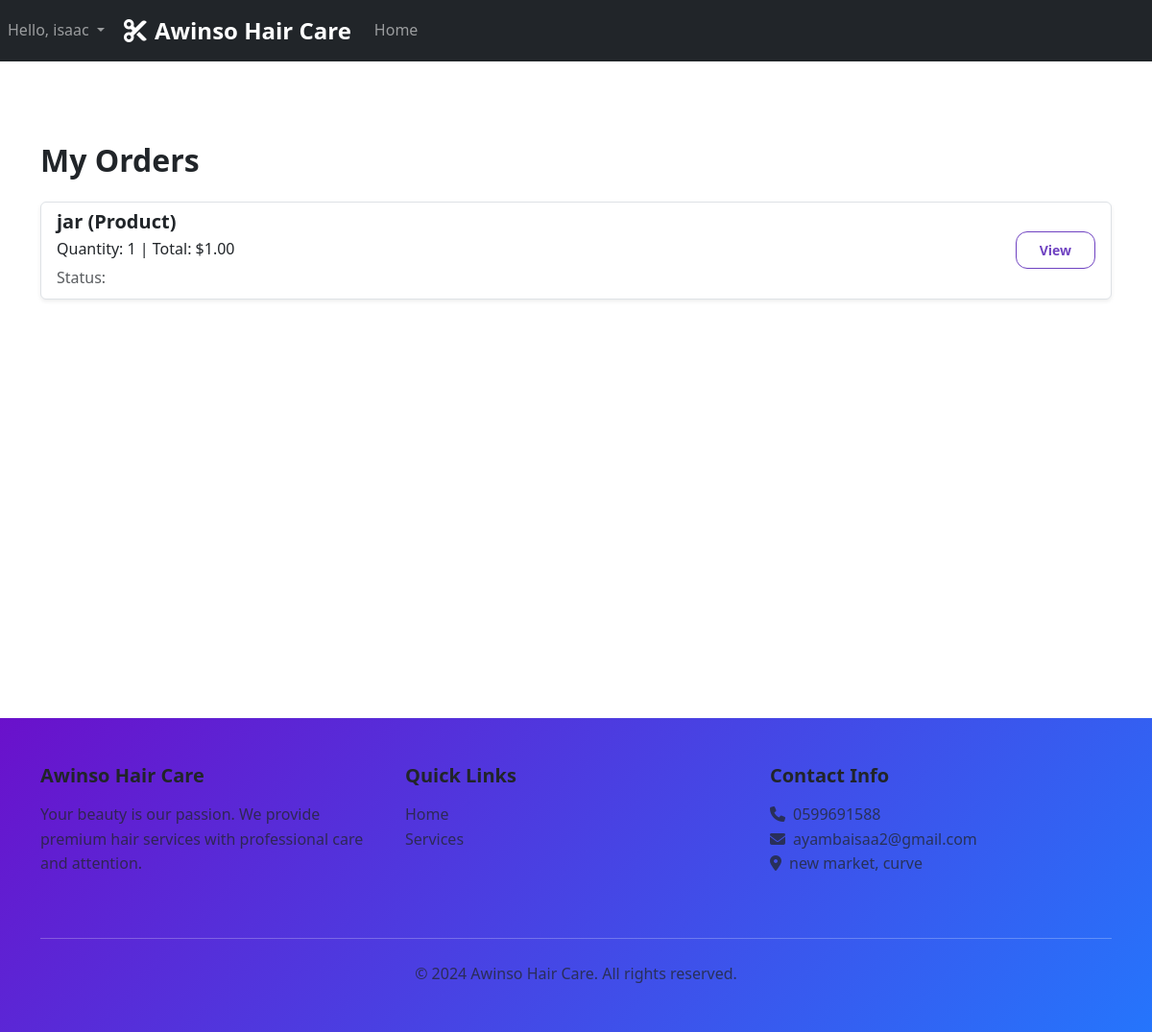
The app's page /my-orders/ (signed in) with its own data.
### salon/models.py (models this page shows, shortened)
class ProductOrder(models.Model):
    PAYMENT_METHOD_CHOICES = [
        ('cash', 'Cash on Delivery'),
        ('momo', 'Mobile Money'),
    ]
    customer_name = models.CharField(max_length=100)
    customer_phone = models.CharField(max_length=15)
    customer_email = models.EmailField(blank=True, null=True)
    customer_address = models.TextField(blank=True, null=True)
    product_name = models.CharField(max_length=200)
    quantity = models.PositiveIntegerField(default=1)
    total_price = models.DecimalField(max_digits=10, decimal_places=2)
    notes = models.TextField(blank=True, null=True)
    payment_method = models.CharField(
        max_length=20,
        choices=PAYMENT_METHOD_CHOICES,
        default='cash'
    )
    payment_status = models.CharField(
        max_length=10,
        choices=[('pending', 'Pending'), ('paid', 'Paid')],
        default='pending'
    )
    user = models.ForeignKey(
        settings.AUTH_USER_MODEL,
        null=True,
        blank=True,
        on_delete=models.SET_NULL,
        related_name='product_orders'
    )
    created_at = models.DateTimeField(auto_now_add=True)  # if not already present
    order_date = models.DateTimeField(auto_now_add=True)
    subservice = models.ForeignKey(SubService, on_delete=models.SET_NULL, null=True, blank=True)
    class Meta:
        ordering = ['-order_date']
        verbose_name = "Product Order"
        verbose_name_plural = "Product Orders"

class SubService(models.Model):
    service = models.ForeignKey(Service, on_delete=models.CASCADE, related_name='subservices')
    name = models.CharField(max_length=200)
    description = models.TextField(blank=True)
    image = models.ImageField(upload_to='subservices/', null=True, blank=True)
    price = models.DecimalField(max_digits=8, decimal_places=2)
    duration = models.DurationField(blank=True, null=True)
    stock = models.PositiveIntegerField(default=0, blank=True)
    is_active = models.BooleanField(default=True)
    order = models.PositiveIntegerField(default=0)
    class Meta:
        ordering = ['order', 'name']
        verbose_name = "Sub Service"
        verbose_name_plural = "Sub Services"

### salon/views.py (the view)
# urls.py: path('my-orders/', views.my_orders, name='my_orders'),
@login_required
def my_orders(request):
    product_orders = ProductOrder.objects.filter(user=request.user)
    wig_orders = WigOrder.objects.filter(user=request.user)
    orders = sorted(
        list(product_orders) + list(wig_orders),
        key=lambda o: o.created_at,
        reverse=True
    )
    return render(request, 'my_orders.html', {'orders': orders})

### templates/my_orders.html (shortened to what this page needs)
{% extends 'base.html' %}
{% load static %}
{% block content %}
<div class="container py-5 mt-4">
    <h2 class="mb-4">My Orders</h2>
    {% if orders %}
        <div class="list-group">
            {% for order in orders %}
            <div class="list-group-item mb-3 shadow-sm">
                <div class="d-flex justify-content-between align-items-center">
                    <div>
                        {% if order.wig %}
                            <h5 class="mb-1">{{ order.wig.name }} (Wig)</h5>
                        {% else %}
                            <h5 class="mb-1">{{ order.subservice.name }} (Product)</h5>
                        {% endif %}
                        <p class="mb-1">Quantity: {{ order.quantity }} | Total: ${{ order.total_price }}</p>
                        <p class="mb-0 text-muted">Status: {{ order.status|capfirst }}</p>
                    </div>
                    <div>
                        {% if order.wig %}
                            <a href="{% url 'salon:view_wig_order' order.id %}" class="btn btn-sm btn-outline-primary">View</a>
                        {% else %}
                            <a href="{% url 'salon:view_order' order.id %}" class="btn btn-sm btn-outline-primary">View</a>
                        {% endif %}
                    </div>
                </div>
            </div>
            {% endfor %}
        </div>
    {% else %}
        <div class="alert alert-info">
            You have no orders yet.
        </div>
    {% endif %}
</div>
{% endblock %}

### templates/base.html (shortened to what this page needs)
{% load static %}
<!DOCTYPE html>
<html lang="en" data-bs-theme="light">
<head>
    <link rel="preload" href="https://cdn.jsdelivr.net/npm/bootstrap@5.3.2/dist/css/bootstrap.min.css" as="style" onload="this.onload=null;this.rel='stylesheet'">
    <link rel="preload" href="https://cdnjs.cloudflare.com/ajax/libs/font-awesome/6.5.1/css/all.min.css" as="style" onload="this.onload=null;this.rel='stylesheet'">
    <link rel="preload" href="{% static 'css/style.css' %}" as="style" onload="this.onload=null;this.rel='stylesheet'">
</head>
<body>
    <nav class="navbar navbar-expand-lg navbar-dark bg-dark fixed-top">
        <div class="navbar-nav ms-auto">
            {% if user.is_authenticated %}
                <div class="nav-item dropdown">
                    <a class="nav-link dropdown-toggle" href="#" role="button" data-bs-toggle="dropdown">
                        Hello, {{ user.username }}
                    </a>
                </div>
            {% else %}
                <a class="nav-link" href="{% url 'salon:login' %}">Login</a>
                <a class="nav-link" href="{% url 'salon:register' %}">Register</a>
            {% endif %}
        </div>
        <div class="container">
            <a class="navbar-brand" href="{% url 'salon:index' %}">
                <i class="fas fa-scissors me-2"></i>Awinso Hair Care
            </a>
            <div class="collapse navbar-collapse" id="mainNavbar">
                <ul class="navbar-nav me-auto">
                    <li class="nav-item">
                        <a class="nav-link" href="{% url 'salon:index' %}">Home</a>
                    </li>
                </ul>
            </div>
        </div>
    </nav>
    <main class="main-content">
        {% block content %}{% endblock %}
    </main>
    <footer class="bg-gradient-primary text-white py-5 mt-5">
        <div class="container">
            <div class="row">
                <div class="col-md-4 mb-4">
                    <h5 class="fw-bold mb-3">Awinso Hair Care</h5>
                    <p class="text-muted">Your beauty is our passion. We provide premium hair services with professional care and attention.</p>
                </div>
                <div class="col-md-4 mb-4">
                    <h5 class="fw-bold mb-3">Quick Links</h5>
                    <ul class="list-unstyled">
                        <li><a href="{% url 'salon:index' %}" class="text-muted text-decoration-none">Home</a></li>
                        <li><a href="#services" class="text-muted text-decoration-none">Services</a></li>
                    </ul>
                </div>
                <div class="col-md-4 mb-4">
                    <h5 class="fw-bold mb-3">Contact Info</h5>
                    <ul class="list-unstyled text-muted">
                        <li><i class="fas fa-phone me-2"></i>0599691588</li>
                        <li><i class="fas fa-envelope me-2"></i>ayambaisaa2@gmail.com</li>
                        <li><i class="fas fa-map-marker-alt me-2"></i>new market, curve</li>
                    </ul>
                </div>
            </div>
            <hr class="my-4 bg-secondary">
            <div class="text-center">
                <p class="text-muted mb-0">&copy; 2024 Awinso Hair Care. All rights reserved.</p>
            </div>
        </div>
    </footer>
</body>
</html>

### static/css/style.css (style rules this page uses)
:root { --primary-color: #6f42c1; --primary-dark: #5a32a3; --secondary-color: #6c757d; --success-color: #198754; --danger-color: #dc3545; --warning-color: #ffc107; --info-color: #0dcaf0; --light-color: #f8f9fa; --dark-color: #212529; --border-radius: 12px; --transition-time: 0.3s ease; }
body { font-family: 'Segoe UI', Tahoma, Geneva, Verdana, sans-serif; line-height: 1.6; color: var(--dark-color); padding-top: 76px; }
.main-content { min-height: calc(100vh - 200px); }
h1, h2, h3, h4, h5, h6 { font-weight: 700; color: var(--dark-color); }
.navbar-brand { font-weight: 700; font-size: 1.5rem; }
.navbar-nav .nav-link { font-weight: 500; transition: color var(--transition-time); }
.btn { font-weight: 600; border-radius: var(--border-radius); transition: all var(--transition-time); padding: 0.5rem 1.5rem; }
.btn-outline-primary { color: var(--primary-color); border-color: var(--primary-color); }
footer { margin-top: auto; }
footer a { color: var(--light-color); text-decoration: none; transition: color var(--transition-time); }
.bg-gradient-primary { background: linear-gradient(135deg, #6a11cb 0%, #2575fc 100%); }

### records on screen
ProductOrder: subservice.name "jar", quantity "1", total_price "1.00"

### other values on screen
{{ user.username }} "isaac"
